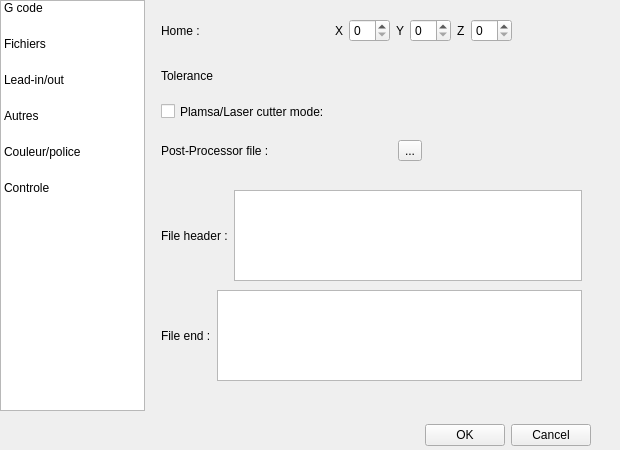
<ui version="4.0" >
 <class>SettingsDialog</class>
 <widget class="QWidget" name="SettingsDialog" >
  <property name="enabled" >
   <bool>true</bool>
  </property>
  <property name="geometry" >
   <rect>
    <x>0</x>
    <y>0</y>
    <width>620</width>
    <height>450</height>
   </rect>
  </property>
  <property name="minimumSize" >
   <size>
    <width>620</width>
    <height>450</height>
   </size>
  </property>
  <property name="maximumSize" >
   <size>
    <width>620</width>
    <height>450</height>
   </size>
  </property>
  <property name="windowTitle" >
   <string>Camnest Settings</string>
  </property>
  <widget class="QWidget" name="layoutWidget" >
   <property name="geometry" >
    <rect>
     <x>0</x>
     <y>0</y>
     <width>591</width>
     <height>411</height>
    </rect>
   </property>
   <layout class="QHBoxLayout" >
    <item>
     <widget class="QListWidget" name="pageList" >
      <property name="sizePolicy" >
       <sizepolicy vsizetype="MinimumExpanding" hsizetype="Fixed" >
        <horstretch>0</horstretch>
        <verstretch>0</verstretch>
       </sizepolicy>
      </property>
      <property name="minimumSize" >
       <size>
        <width>145</width>
        <height>0</height>
       </size>
      </property>
      <property name="maximumSize" >
       <size>
        <width>145</width>
        <height>16777215</height>
       </size>
      </property>
      <property name="focusPolicy" >
       <enum>Qt::NoFocus</enum>
      </property>
      <property name="layoutDirection" >
       <enum>Qt::LeftToRight</enum>
      </property>
      <property name="horizontalScrollBarPolicy" >
       <enum>Qt::ScrollBarAlwaysOff</enum>
      </property>
      <property name="editTriggers" >
       <set>QAbstractItemView::NoEditTriggers</set>
      </property>
      <property name="selectionMode" >
       <enum>QAbstractItemView::SingleSelection</enum>
      </property>
      <property name="selectionBehavior" >
       <enum>QAbstractItemView::SelectRows</enum>
      </property>
      <property name="iconSize" >
       <size>
        <width>32</width>
        <height>32</height>
       </size>
      </property>
      <property name="movement" >
       <enum>QListView::Static</enum>
      </property>
      <property name="flow" >
       <enum>QListView::TopToBottom</enum>
      </property>
      <property name="isWrapping" stdset="0" >
       <bool>false</bool>
      </property>
      <property name="spacing" >
       <number>0</number>
      </property>
      <property name="gridSize" >
       <size>
        <width>120</width>
        <height>36</height>
       </size>
      </property>
      <property name="viewMode" >
       <enum>QListView::ListMode</enum>
      </property>
      <property name="uniformItemSizes" >
       <bool>true</bool>
      </property>
      <property name="currentRow" >
       <number>-1</number>
      </property>
      <item>
       <property name="text" >
        <string>G code</string>
       </property>
       <property name="icon" >
        <iconset>
         <normaloff>../../../../sources/lastfm/Last.fm/tags/1.4.0.54514/data/icon.png</normaloff>../../../../sources/lastfm/Last.fm/tags/1.4.0.54514/data/icon.png</iconset>
       </property>
      </item>
      <item>
       <property name="text" >
        <string>Fichiers</string>
       </property>
      </item>
      <item>
       <property name="text" >
        <string>Lead-in/out</string>
       </property>
      </item>
      <item>
       <property name="text" >
        <string>Autres</string>
       </property>
       <property name="icon" >
        <iconset>
         <normaloff>../../../../sources/lastfm/Last.fm/tags/1.4.0.54514/res/app_55.bmp</normaloff>../../../../sources/lastfm/Last.fm/tags/1.4.0.54514/res/app_55.bmp</iconset>
       </property>
      </item>
      <item>
       <property name="text" >
        <string>Couleur/police</string>
       </property>
       <property name="icon" >
        <iconset>
         <normaloff>../../../../sources/lastfm/Last.fm/tags/1.4.0.54514/res/qrc/SideBarNowPlaying.png</normaloff>../../../../sources/lastfm/Last.fm/tags/1.4.0.54514/res/qrc/SideBarNowPlaying.png</iconset>
       </property>
      </item>
      <item>
       <property name="text" >
        <string>Controle</string>
       </property>
       <property name="icon" >
        <iconset resource="../../../../sources/lastfm/Last.fm/tags/1.4.0.54514/res/qrc/last.fm.qrc" >
         <normaloff>:/action/love.png</normaloff>:/action/love.png</iconset>
       </property>
      </item>
     </widget>
    </item>
    <item>
     <widget class="QStackedWidget" name="pageStack" >
      <property name="currentIndex" >
       <number>0</number>
      </property>
      <widget class="QWidget" name="page" >
       <widget class="QWidget" name="horizontalLayoutWidget_3" >
        <property name="geometry" >
         <rect>
          <x>10</x>
          <y>10</y>
          <width>351</width>
          <height>41</height>
         </rect>
        </property>
        <layout class="QHBoxLayout" name="horizontalLayout_5" >
         <item>
          <widget class="QLabel" name="label_3" >
           <property name="text" >
            <string>Home :</string>
           </property>
           <property name="buddy" >
            <cstring>spinBox</cstring>
           </property>
          </widget>
         </item>
         <item>
          <spacer name="horizontalSpacer_4" >
           <property name="orientation" >
            <enum>Qt::Horizontal</enum>
           </property>
           <property name="sizeHint" stdset="0" >
            <size>
             <width>40</width>
             <height>20</height>
            </size>
           </property>
          </spacer>
         </item>
         <item>
          <widget class="QLabel" name="label_8" >
           <property name="text" >
            <string>X</string>
           </property>
           <property name="buddy" >
            <cstring>spinBox</cstring>
           </property>
          </widget>
         </item>
         <item>
          <widget class="QSpinBox" name="spinBox" />
         </item>
         <item>
          <widget class="QLabel" name="label_9" >
           <property name="text" >
            <string>Y</string>
           </property>
           <property name="buddy" >
            <cstring>spinBox_2</cstring>
           </property>
          </widget>
         </item>
         <item>
          <widget class="QSpinBox" name="spinBox_2" />
         </item>
         <item>
          <widget class="QLabel" name="label_10" >
           <property name="text" >
            <string>Z</string>
           </property>
           <property name="buddy" >
            <cstring>spinBox_3</cstring>
           </property>
          </widget>
         </item>
         <item>
          <widget class="QSpinBox" name="spinBox_3" />
         </item>
        </layout>
       </widget>
       <widget class="QWidget" name="horizontalLayoutWidget_4" >
        <property name="geometry" >
         <rect>
          <x>10</x>
          <y>60</y>
          <width>160</width>
          <height>31</height>
         </rect>
        </property>
        <layout class="QHBoxLayout" name="horizontalLayout_6" >
         <item>
          <widget class="QLabel" name="label_4" >
           <property name="text" >
            <string>Tolerance</string>
           </property>
          </widget>
         </item>
        </layout>
       </widget>
       <widget class="QCheckBox" name="checkBox" >
        <property name="geometry" >
         <rect>
          <x>10</x>
          <y>100</y>
          <width>221</width>
          <height>23</height>
         </rect>
        </property>
        <property name="text" >
         <string>Plamsa/Laser cutter mode:</string>
        </property>
       </widget>
       <widget class="QWidget" name="horizontalLayoutWidget_5" >
        <property name="geometry" >
         <rect>
          <x>10</x>
          <y>130</y>
          <width>261</width>
          <height>41</height>
         </rect>
        </property>
        <layout class="QHBoxLayout" name="horizontalLayout_7" >
         <item>
          <widget class="QLabel" name="label_11" >
           <property name="text" >
            <string>Post-Processor file :</string>
           </property>
           <property name="buddy" >
            <cstring>toolButton</cstring>
           </property>
          </widget>
         </item>
         <item>
          <spacer name="horizontalSpacer_5" >
           <property name="orientation" >
            <enum>Qt::Horizontal</enum>
           </property>
           <property name="sizeHint" stdset="0" >
            <size>
             <width>40</width>
             <height>20</height>
            </size>
           </property>
          </spacer>
         </item>
         <item>
          <widget class="QToolButton" name="toolButton" >
           <property name="text" >
            <string>...</string>
           </property>
          </widget>
         </item>
        </layout>
       </widget>
       <widget class="QWidget" name="horizontalLayoutWidget_6" >
        <property name="geometry" >
         <rect>
          <x>10</x>
          <y>190</y>
          <width>421</width>
          <height>91</height>
         </rect>
        </property>
        <layout class="QHBoxLayout" name="horizontalLayout_8" >
         <item>
          <widget class="QLabel" name="label_12" >
           <property name="text" >
            <string>File header :</string>
           </property>
           <property name="buddy" >
            <cstring>textEdit</cstring>
           </property>
          </widget>
         </item>
         <item>
          <widget class="QTextEdit" name="textEdit" />
         </item>
        </layout>
       </widget>
       <widget class="QWidget" name="horizontalLayoutWidget_7" >
        <property name="geometry" >
         <rect>
          <x>10</x>
          <y>290</y>
          <width>421</width>
          <height>91</height>
         </rect>
        </property>
        <layout class="QHBoxLayout" name="horizontalLayout_9" >
         <item>
          <widget class="QLabel" name="label_13" >
           <property name="text" >
            <string>File end :</string>
           </property>
           <property name="buddy" >
            <cstring>textEdit_2</cstring>
           </property>
          </widget>
         </item>
         <item>
          <widget class="QTextEdit" name="textEdit_2" />
         </item>
        </layout>
       </widget>
      </widget>
      <widget class="QWidget" name="page_4" />
      <widget class="QWidget" name="page_5" >
       <widget class="QLabel" name="label" >
        <property name="geometry" >
         <rect>
          <x>10</x>
          <y>30</y>
          <width>62</width>
          <height>19</height>
         </rect>
        </property>
        <property name="text" >
         <string>TextLabel</string>
        </property>
       </widget>
       <widget class="QLabel" name="label_2" >
        <property name="geometry" >
         <rect>
          <x>10</x>
          <y>70</y>
          <width>62</width>
          <height>19</height>
         </rect>
        </property>
        <property name="text" >
         <string>TextLabel</string>
        </property>
       </widget>
      </widget>
      <widget class="QWidget" name="page_6" >
       <widget class="QWidget" name="verticalLayoutWidget" >
        <property name="geometry" >
         <rect>
          <x>0</x>
          <y>20</y>
          <width>431</width>
          <height>261</height>
         </rect>
        </property>
        <layout class="QVBoxLayout" name="verticalLayout" >
         <item>
          <layout class="QHBoxLayout" name="horizontalLayout" >
           <item>
            <widget class="QLabel" name="penLB" >
             <property name="text" >
              <string>Part Outline :</string>
             </property>
             <property name="buddy" >
              <cstring>penPB</cstring>
             </property>
            </widget>
           </item>
           <item>
            <spacer name="horizontalSpacer_2" >
             <property name="orientation" >
              <enum>Qt::Horizontal</enum>
             </property>
             <property name="sizeHint" stdset="0" >
              <size>
               <width>100</width>
               <height>20</height>
              </size>
             </property>
            </spacer>
           </item>
           <item>
            <widget class="QPushButton" name="penPB" >
             <property name="text" >
              <string>Set Color</string>
             </property>
            </widget>
           </item>
          </layout>
         </item>
         <item>
          <widget class="QCheckBox" name="InnerColorCHK" >
           <property name="text" >
            <string>Colorize Part inner</string>
           </property>
          </widget>
         </item>
         <item>
          <layout class="QHBoxLayout" name="horizontalLayout_2" >
           <item>
            <widget class="QLabel" name="brushLB" >
             <property name="text" >
              <string>Part Inner :</string>
             </property>
             <property name="buddy" >
              <cstring>brushPB</cstring>
             </property>
            </widget>
           </item>
           <item>
            <spacer name="horizontalSpacer" >
             <property name="orientation" >
              <enum>Qt::Horizontal</enum>
             </property>
             <property name="sizeType" >
              <enum>QSizePolicy::Expanding</enum>
             </property>
             <property name="sizeHint" stdset="0" >
              <size>
               <width>100</width>
               <height>20</height>
              </size>
             </property>
            </spacer>
           </item>
           <item>
            <widget class="QPushButton" name="brushPB" >
             <property name="enabled" >
              <bool>false</bool>
             </property>
             <property name="sizePolicy" >
              <sizepolicy vsizetype="Fixed" hsizetype="Minimum" >
               <horstretch>0</horstretch>
               <verstretch>0</verstretch>
              </sizepolicy>
             </property>
             <property name="baseSize" >
              <size>
               <width>50</width>
               <height>16</height>
              </size>
             </property>
             <property name="text" >
              <string>Set Color</string>
             </property>
             <property name="checkable" >
              <bool>true</bool>
             </property>
             <property name="checked" >
              <bool>true</bool>
             </property>
            </widget>
           </item>
          </layout>
         </item>
         <item>
          <widget class="QCheckBox" name="InnerTextCHK" >
           <property name="text" >
            <string>Texturize Part inner</string>
           </property>
          </widget>
         </item>
         <item>
          <layout class="QHBoxLayout" name="horizontalLayout_3" >
           <item>
            <widget class="QLabel" name="label_5" >
             <property name="text" >
              <string>Inner Texture :</string>
             </property>
             <property name="buddy" >
              <cstring>texturePB</cstring>
             </property>
            </widget>
           </item>
           <item>
            <spacer name="horizontalSpacer_3" >
             <property name="orientation" >
              <enum>Qt::Horizontal</enum>
             </property>
             <property name="sizeType" >
              <enum>QSizePolicy::Expanding</enum>
             </property>
             <property name="sizeHint" stdset="0" >
              <size>
               <width>100</width>
               <height>20</height>
              </size>
             </property>
            </spacer>
           </item>
           <item>
            <widget class="QPushButton" name="texturePB" >
             <property name="enabled" >
              <bool>false</bool>
             </property>
             <property name="text" >
              <string>Set Texture</string>
             </property>
             <property name="checkable" >
              <bool>true</bool>
             </property>
            </widget>
           </item>
          </layout>
         </item>
         <item>
          <layout class="QHBoxLayout" name="horizontalLayout_4" >
           <item>
            <widget class="QLabel" name="label_6" >
             <property name="text" >
              <string>Font :</string>
             </property>
             <property name="buddy" >
              <cstring>fontCB</cstring>
             </property>
            </widget>
           </item>
           <item>
            <widget class="QFontComboBox" name="fontCB" />
           </item>
           <item>
            <widget class="QLabel" name="label_7" >
             <property name="text" >
              <string>Size :</string>
             </property>
             <property name="buddy" >
              <cstring>fontSizeSpin</cstring>
             </property>
            </widget>
           </item>
           <item>
            <widget class="QSpinBox" name="fontSizeSpin" >
             <property name="minimum" >
              <number>2</number>
             </property>
             <property name="maximum" >
              <number>70</number>
             </property>
            </widget>
           </item>
          </layout>
         </item>
        </layout>
       </widget>
      </widget>
      <widget class="QWidget" name="page_7" />
     </widget>
    </item>
   </layout>
  </widget>
  <widget class="QWidget" name="layoutWidget_2" >
   <property name="geometry" >
    <rect>
     <x>10</x>
     <y>420</y>
     <width>581</width>
     <height>30</height>
    </rect>
   </property>
   <layout class="QHBoxLayout" name="_2" >
    <item>
     <spacer>
      <property name="orientation" >
       <enum>Qt::Horizontal</enum>
      </property>
      <property name="sizeHint" stdset="0" >
       <size>
        <width>126</width>
        <height>8</height>
       </size>
      </property>
     </spacer>
    </item>
    <item>
     <widget class="QPushButton" name="okButton" >
      <property name="text" >
       <string>OK</string>
      </property>
     </widget>
    </item>
    <item>
     <widget class="QPushButton" name="cancelButton" >
      <property name="text" >
       <string>Cancel</string>
      </property>
     </widget>
    </item>
   </layout>
  </widget>
 </widget>
 <tabstops>
  <tabstop>penPB</tabstop>
  <tabstop>InnerColorCHK</tabstop>
  <tabstop>brushPB</tabstop>
  <tabstop>InnerTextCHK</tabstop>
  <tabstop>texturePB</tabstop>
  <tabstop>okButton</tabstop>
  <tabstop>cancelButton</tabstop>
 </tabstops>
 <resources>
  <include location="../../../../sources/lastfm/Last.fm/tags/1.4.0.54514/res/qrc/last.fm.qrc" />
 </resources>
 <connections>
  <connection>
   <sender>pageList</sender>
   <signal>currentRowChanged(int)</signal>
   <receiver>pageStack</receiver>
   <slot>setCurrentIndex(int)</slot>
   <hints>
    <hint type="sourcelabel" >
     <x>69</x>
     <y>55</y>
    </hint>
    <hint type="destinationlabel" >
     <x>218</x>
     <y>76</y>
    </hint>
   </hints>
  </connection>
  <connection>
   <sender>cancelButton</sender>
   <signal>clicked()</signal>
   <receiver>SettingsDialog</receiver>
   <slot>close()</slot>
   <hints>
    <hint type="sourcelabel" >
     <x>551</x>
     <y>434</y>
    </hint>
    <hint type="destinationlabel" >
     <x>296</x>
     <y>242</y>
    </hint>
   </hints>
  </connection>
  <connection>
   <sender>okButton</sender>
   <signal>clicked()</signal>
   <receiver>SettingsDialog</receiver>
   <slot>save()</slot>
   <hints>
    <hint type="sourcelabel" >
     <x>466</x>
     <y>433</y>
    </hint>
    <hint type="destinationlabel" >
     <x>284</x>
     <y>418</y>
    </hint>
   </hints>
  </connection>
  <connection>
   <sender>InnerColorCHK</sender>
   <signal>toggled(bool)</signal>
   <receiver>brushPB</receiver>
   <slot>setEnabled(bool)</slot>
   <hints>
    <hint type="sourcelabel" >
     <x>208</x>
     <y>86</y>
    </hint>
    <hint type="destinationlabel" >
     <x>511</x>
     <y>120</y>
    </hint>
   </hints>
  </connection>
  <connection>
   <sender>InnerTextCHK</sender>
   <signal>toggled(bool)</signal>
   <receiver>texturePB</receiver>
   <slot>setEnabled(bool)</slot>
   <hints>
    <hint type="sourcelabel" >
     <x>246</x>
     <y>167</y>
    </hint>
    <hint type="destinationlabel" >
     <x>502</x>
     <y>204</y>
    </hint>
   </hints>
  </connection>
 </connections>
 <slots>
  <slot>selectColor()</slot>
  <slot>save()</slot>
 </slots>
</ui>
